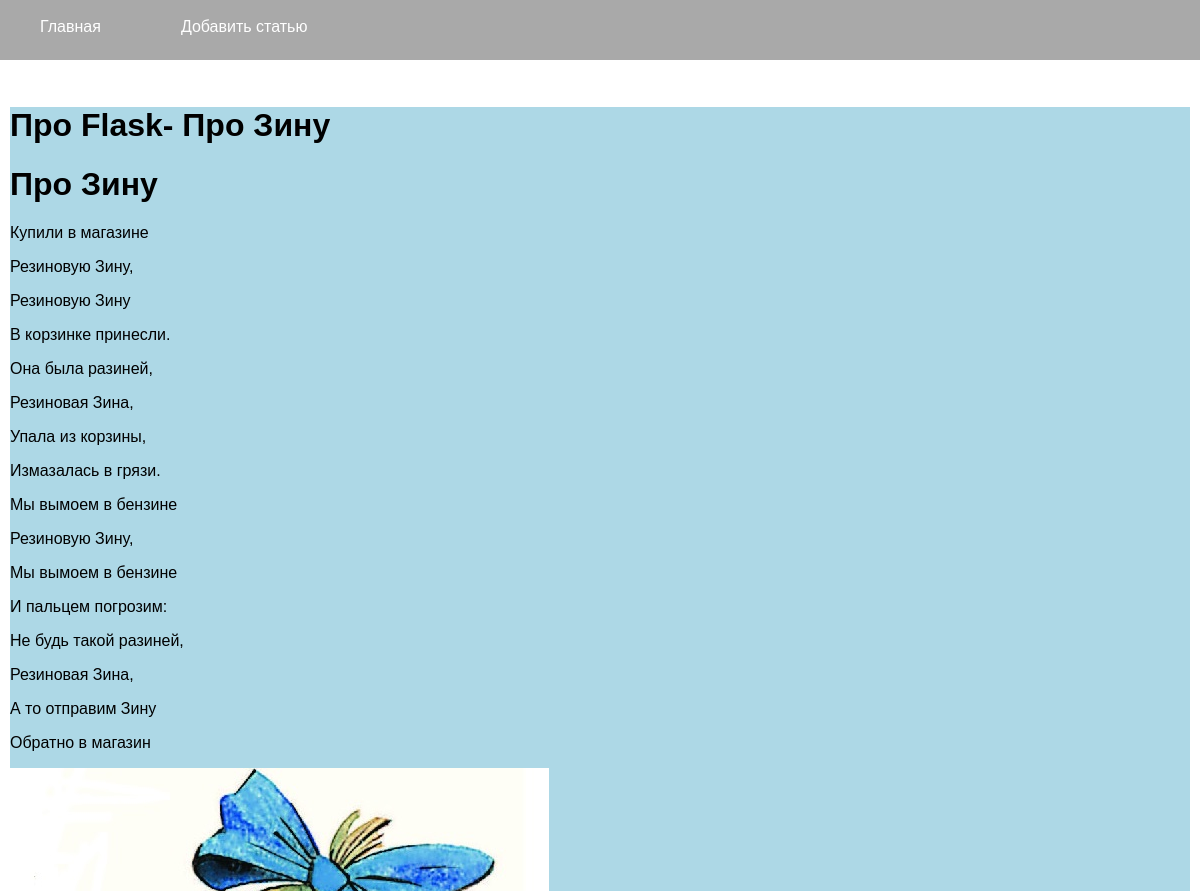
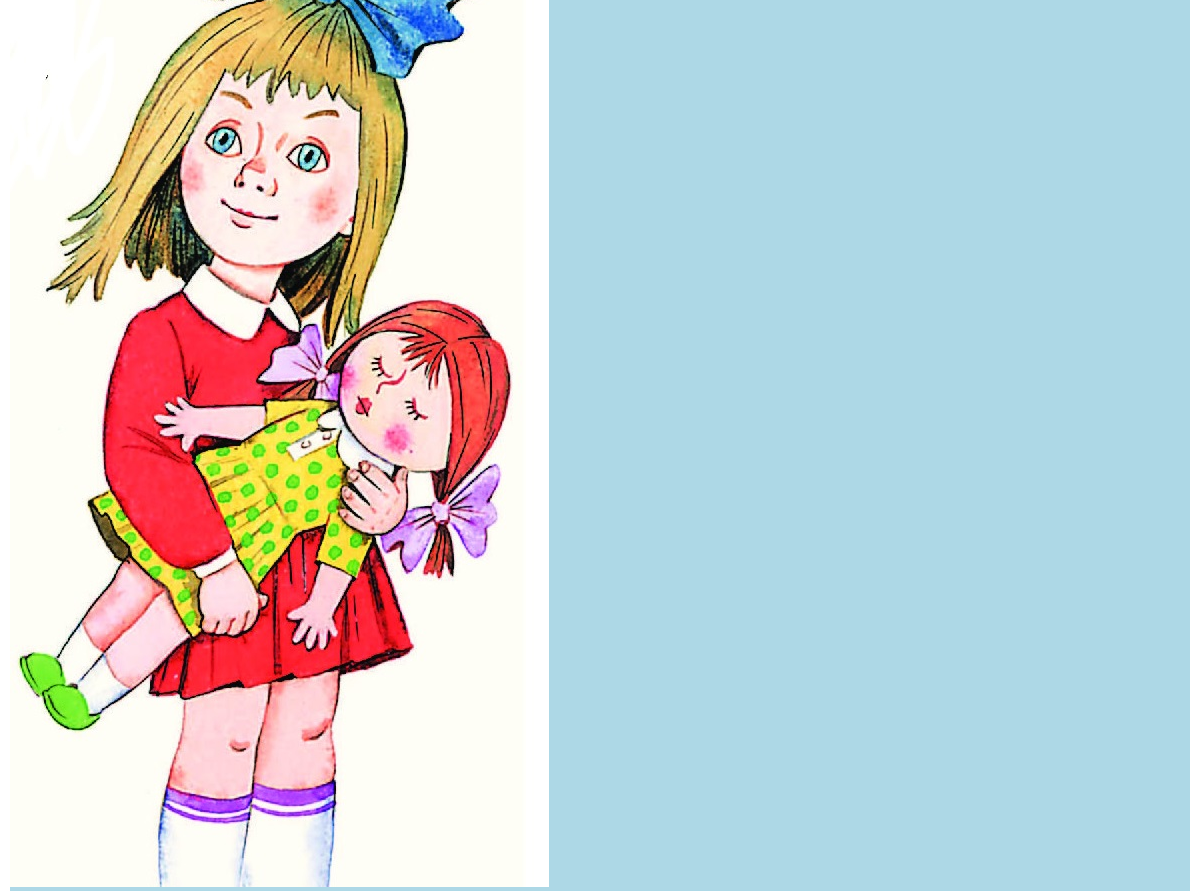
Page /post/poem-Zina on the committed database (2 pictures, top to bottom).
### tables this page shows
CREATE TABLE mainmenu (
    id integer PRIMARY KEY AUTOINCREMENT,
    title text NOT NULL,
    url text NOT NULL);

CREATE TABLE posts (
    id integer PRIMARY KEY AUTOINCREMENT,
    title text NOT NULL,
    text text NOT NULL,
    url text NOT NULL,
    time integer NOT NUll);

### app.py (the view)
@app.route("/post/<alias>")
def show_post(alias):
    db = get_db()
    dbase = FDataBase(db)
    title1, post = dbase.getPost(alias)
    if not title1:
        abort(404)
    return render_template('post_show.html', menu =dbase.getMenu(), title=title1, post=post)

### FDataBase.py (called while the page is built)
    def getMenu(self):
        sql_com = 'SELECT * from mainmenu'
        try:
            self.__cur.execute(sql_com)
            res = self.__cur.fetchall()
            if res: return res
        except:
            print("DB ERROR!")
        return []

    def getPost(self, alias):
        try:
            self.__cur.execute(f"SELECT title, text FROM posts WHERE url LIKE '{alias}' LIMIT 1")
            res = self.__cur.fetchone()
            if res:
                base = url_for("static", filename = "Images_html")
                print(f"base -> {base}")
                text = re.sub(r"(?P<tag><img\s+[^>]*src=)(?P<quote>[\"'])(?P<url>.+?)(?P=quote)\s*?>",
                       "\\g<tag>"+base+"/\g<url>", res['text'])
                return res['title'], text
        except sqlite3.Error as e:
            print("Ошибка поиска поста - " + str(e))
            return False, False

### app.py (called while the page is built)
def connect_db(): #создание соединения с БД
    conn = sqlite.connect(app.config["DATABASE"])
    conn.row_factory = sqlite.Row
    return conn

def get_db(): # установление связи с БД
    if not hasattr(g, 'link_db'): #g - глобальная переменная в контексте приложения
        g.link_db = connect_db()
    return g.link_db

### templates/post_show.html
{% extends 'basic.html' %}
{% block content %}
    {{ super() }}
    {{ post| safe }}
{% endblock %}

### templates/basic.html (shortened to what this page needs)
<!DOCTYPE html>
<html lang="ru">
<head>
    <link rel = "stylesheet" type="text/css" href={{url_for('static', filename='style.css')}} />
</head>
<body>
{% block content %}
        {%- block mainmenu %}
            <ul class="mainmenu">
                {% for item in menu -%}
                    <li><a href = "{{ item.url }}">{{ item.title }}</a></li>
                {% endfor %}
            </ul>
        {% endblock mainmenu %}
        <div class="content">
        {% if title %}
            <h1>Про Flask- {{ title }}</h1>
        {% else %}
            <h1>Про Flask</h1>
        {% endif %}
    {% endblock %}
</div>
</body>
</html>

### static/style.css (style rules this page uses)
html, body { font-family: Arial; margin:0; padding:0; height:100%; width: 100%; }
a { color:#0059b2; text-decoration: none; }
ul.mainmenu { list-style: none; background: darkgray; height: 60px; margin: 0px; padding: 0px; color: white; }
ul.mainmenu li { float:left; margin: 18px 40px 50px; }
ul.mainmenu li a { color: white; }
div.content { margin: 10px; }
.content { background: lightblue; }

### rows in the picture
mainmenu: title "Главная"
mainmenu: title "Добавить статью"
posts: title "Про Зину", title "Про Зину Купили в магазине Резиновую Зину, Резиновую Зину В корзинке принесли. Она была разиней, Резиновая Зина, Упала из корзины, Измазалась в грязи. Мы вымоем в бензине Резиновую Зину, Мы вымоем в бензине И пальцем погрозим: Не будь такой разиней, Резиновая Зина, А то отправим Зину Обратно в магазин", title (picture)
